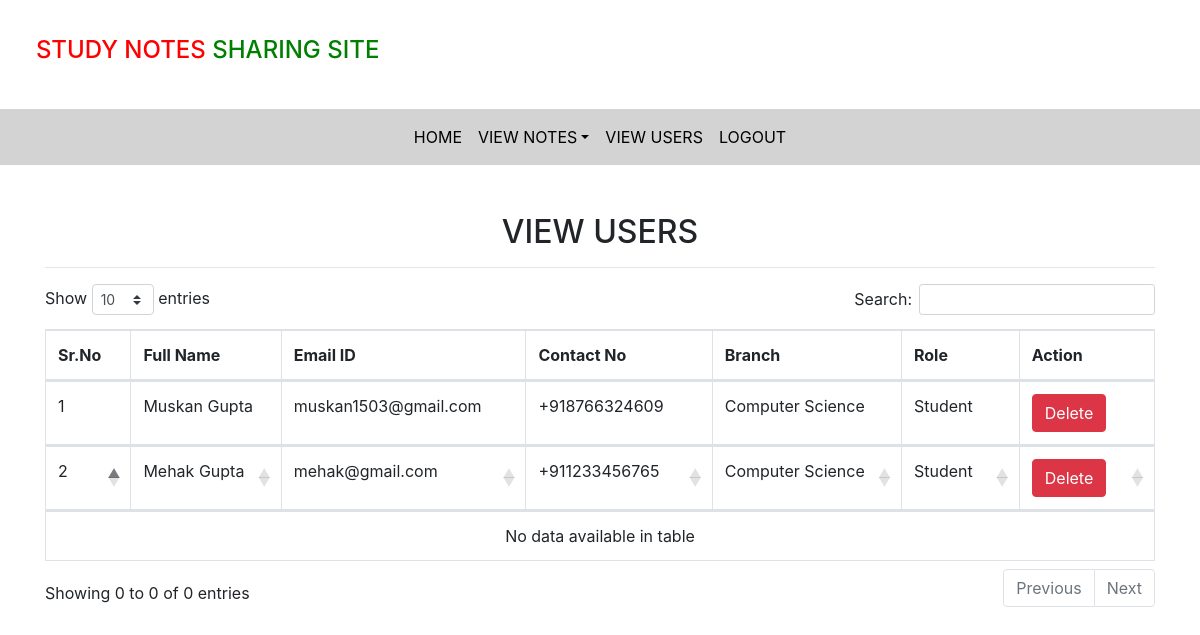
The app's page /view_users (signed in), older data.
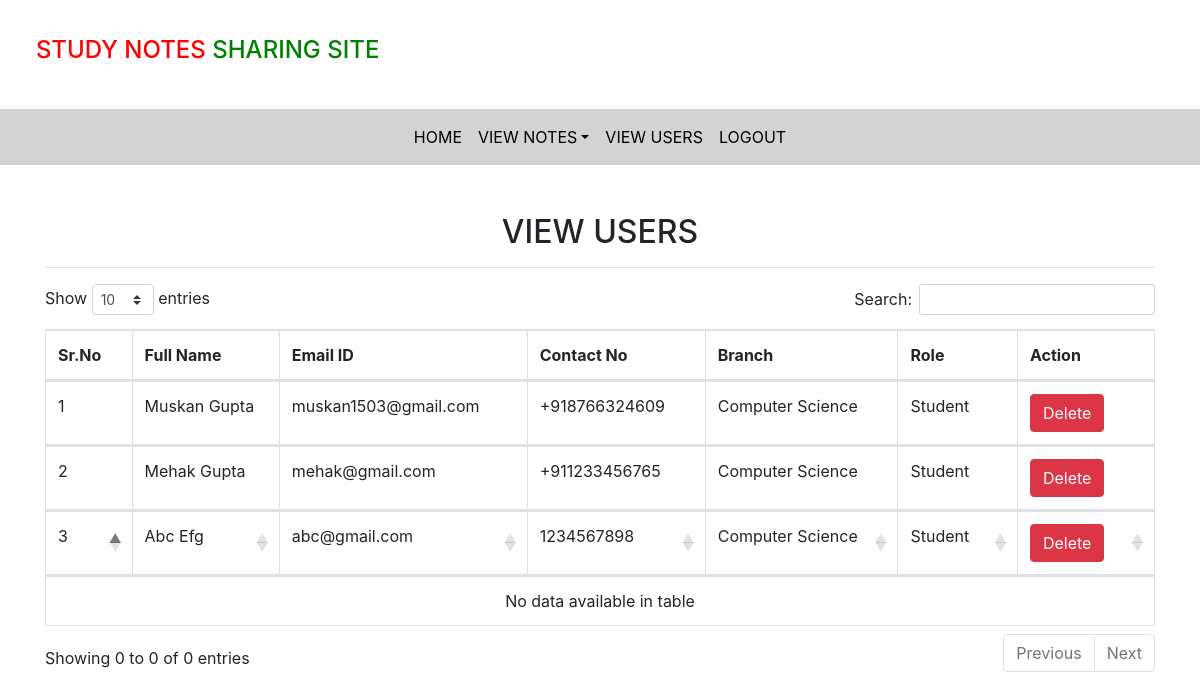
The same page, newer data.
### notes/models.py (models this page shows, shortened)
class Signup(models.Model):
    user=models.ForeignKey(User,on_delete=models.CASCADE)
    contact=models.CharField(max_length=10,null=True)
    branch=models.CharField(max_length=30)
    role=models.CharField(max_length=15)

### notes/views.py (the view)
# urls.py: path('view_users',view_users,name='view_users'),
def view_users(request):
    if not request.user.is_authenticated:
        return redirect('login_admin')
    users=Signup.objects.all()
    d={'users':users}
    return render(request,'view_users.html',d)

### notes/templates/view_users.html (shortened to what this page needs)
{% extends 'admin_nav.html'%}
{% load static %}
{% block body %}
<link rel="stylesheet" href="https://cdnjs.cloudflare.com/ajax/libs/twitter-bootstrap/4.5.2/css/bootstrap.css">
<link rel="stylesheet" href="https://cdn.datatables.net/1.10.22/css/dataTables.bootstrap4.min.css">
<div class="container mt-5 ">
    <h2 class="text-center">VIEW USERS</h2>
    <hr>
    <table id="example" class="table table-bordered">
        <thead>
            <tr>
            <th>Sr.No</th>
            <th>Full Name</th>
            <th>Email ID</th>
            <th>Contact No</th>
            <th>Branch</th>
            <th>Role</th>
            <th>Action</th>
            </tr>
            {% for i in users %}
            <tr>
                <td>{{forloop.counter}}</td>
                <td style="text-transform: capitalize;">{{i.user.first_name}} {{i.user.last_name}}</td>
                <td>{{i.user.username}}</td>
                <td>{{i.contact}}</td>
                <td>{{i.branch}}</td>
                <td>{{i.role}}</td>
                <td><a href="{% url 'delete_users' i.user.id%}" class="btn btn-danger"
                    onclick="return confirm('Do you surely want to delete it?')">
                    Delete</a></td>
            </tr>
            {% endfor%}
        </thead>
    </table>
</div>
{% endblock %}

### notes/templates/admin_nav.html (shortened to what this page needs)
<!DOCTYPE html>
<html lang="en">
<head>
  {% load static%}
  <link rel="stylesheet" href="https://maxcdn.bootstrapcdn.com/bootstrap/4.3.1/css/bootstrap.min.css">
  <link rel="stylesheet" href="https://use.fontawesome.com/releases/v5.6.3/css/all.css"></head>
  <link rel="stylesheet" href="{% static 'css/mystyle.css' %}">
</head>
  <body>
    <h4 style="padding: 3%;"><span style="color:red">STUDY NOTES</span> <span style="color:green"> SHARING SITE</span></h4>
      <nav class="navbar navbar-expand-sm justify-content-center" style="background-color: lightgray;">
        <ul class="navbar-nav">
          <li class="navbar-item">
            <a href="{% url 'admin_home' %}" class="nav-link">HOME</a>
          </li>
          <li class="nav-item dropdown">
            <a href="#" data-toggle="dropdown" class="nav-link nav-link dropdown-toggle">VIEW NOTES</a>
        </li>
          <li class="navbar-item">
            <a href="{% url 'view_users' %}" class="nav-link">VIEW USERS</a>
          </li>
          <li class="navbar-item">
            <a href="{% url 'logout' %}" class="nav-link">LOGOUT</a>
          </li>
        </ul>
      </nav>
  </body>
  </html>
  {% block body %}
  {% endblock %}

### notes/static/css/mystyle.css (style rules this page uses)
.nav-link { color:black; }

Row changes from the older to the newer data that the page shows:
added Signup: user.first_name "Abc", user.last_name "Efg", user.username "abc@gmail.com", contact "1234567898", branch "Computer Science", role "Student"
